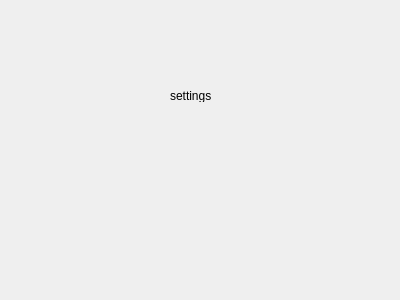
<?xml version="1.0" encoding="UTF-8"?>
<ui version="4.0">
 <class>SettingsWidget</class>
 <widget class="QWidget" name="SettingsWidget">
  <property name="geometry">
   <rect>
    <x>0</x>
    <y>0</y>
    <width>400</width>
    <height>300</height>
   </rect>
  </property>
  <property name="windowTitle">
   <string>Form</string>
  </property>
  <widget class="QLabel" name="label">
   <property name="geometry">
    <rect>
     <x>170</x>
     <y>90</y>
     <width>54</width>
     <height>12</height>
    </rect>
   </property>
   <property name="text">
    <string>settings</string>
   </property>
  </widget>
 </widget>
 <resources/>
 <connections/>
</ui>
